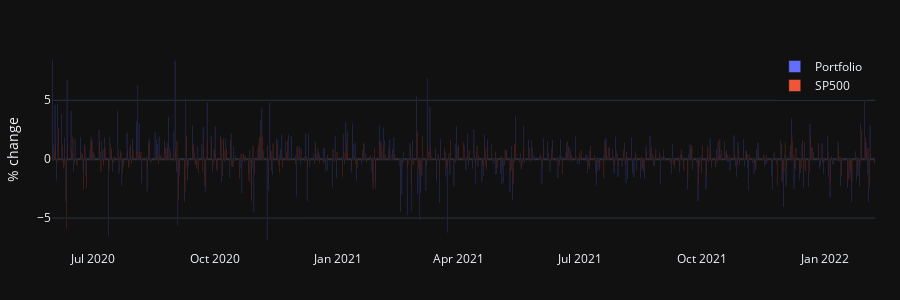

The notebook cell saved with this chart:
### Code cell
fig2 = go.Figure(data=[
    go.Bar(name='Portfolio', x=plotlydf_portfval['date'], y=plotlydf_portfval['ptf_value_pctch']),
    go.Bar(name='SP500', x=plotlydf_portfval['date'], y=plotlydf_portfval['sp500_pctch'])
])
# Change the bar mode
fig2.update_layout(barmode='group')
fig2.layout.template = CHART_THEME
fig2.layout.height=300
fig2.update_layout(margin = dict(t=50, b=50, l=25, r=25))
fig2.update_layout(
#     title='% variation - Portfolio vs SP500',
    xaxis_tickfont_size=12,
    yaxis=dict(
        title='% change',
        titlefont_size=14,
        tickfont_size=12,
        ))
fig2.update_layout(legend=dict(
    yanchor="top",
    y=0.99,
    xanchor="right",
    x=0.99))

fig2.show()

### Figure 1 — Plotly figure (JSON) as saved in the notebook; plotly's stock layout.template omitted (floating-point values rounded to 4 significant figures; data arrays with more than 128 entries replaced by an {"elided": "..."} marker saying what was removed)
{"data": [{"name": "Portfolio", "type": "bar", "x": {"elided": "427 str values"}, "y": {"elided": "427 float values"}}, {"name": "SP500", "type": "bar", "x": {"elided": "427 str values"}, "y": {"elided": "427 float values"}}], "layout": {"barmode": "group", "height": 300, "legend": {"x": 0.99, "xanchor": "right", "y": 0.99, "yanchor": "top"}, "margin": {"b": 50, "l": 25, "r": 25, "t": 50}, "xaxis": {"tickfont": {"size": 12}}, "yaxis": {"tickfont": {"size": 12}, "title": {"font": {"size": 14}, "text": "% change"}}}}
